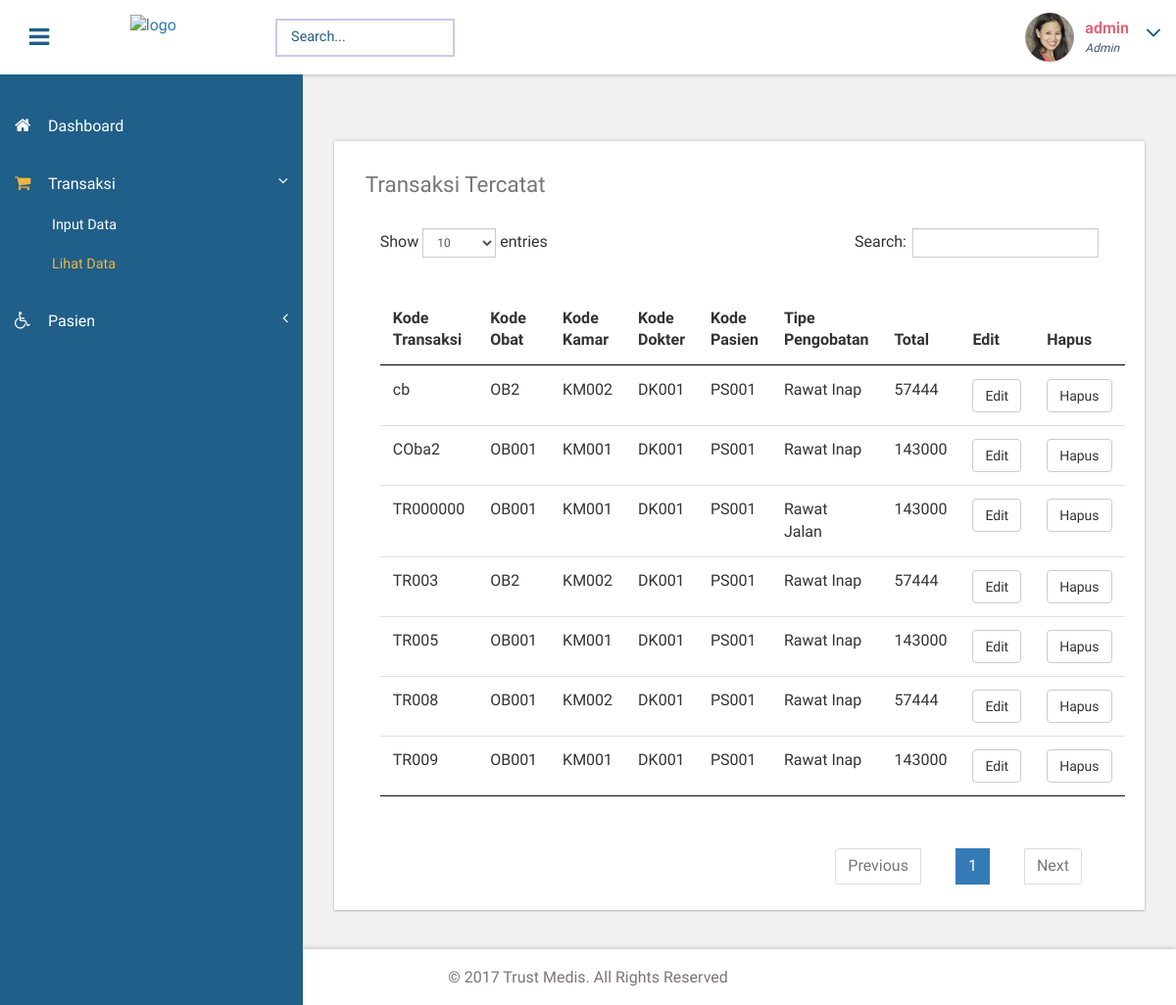
Screenshot of /view/admin/viewtransaksi.php (signed in) with the database file from the repository.
### tables this page shows
CREATE TABLE `transaksi` (
  `KODE_TRANSAKSI` varchar(10) NOT NULL,
  `KODE_OBAT` varchar(10) DEFAULT NULL,
  `KODE_KAMAR` varchar(10) DEFAULT NULL,
  `KODE_DOKTER` varchar(10) DEFAULT NULL,
  `KODE_PASIEN` varchar(10) DEFAULT NULL,
  `TIPE_PENGOBATAN` varchar(200) DEFAULT NULL,
  `TOTAL` int(11) DEFAULT NULL
);

### app/class_transaksi.php (called while the page is built, shortened)
<?php
class Transaksi
{
    private $db;
  function __construct()
  {
    $link = new Database();
    $newdb = $link->get_database();
    $this->db = $newdb;
  }
  public function tampil_transaksi(){
    try {
      $sql = $this->db->prepare("SELECT * FROM transaksi");
      return $sql;
    } catch (PDOException $e) {
      die("Gagal Mengambil Data Error : ".$e->getMessage());
      return false;
    }
  }
}
?>

### view/admin/viewtransaksi.php (the view, shortened to what this page needs)
<?php
include_once '../../app/class_transaksi.php';
 ?>
		<div id="page-wrapper">
			<div class="main-page">
				<div class="tables">
					<div class="bs-example widget-shadow" data-example-id="hoverable-table">
						<h4>Transaksi Tercatat</h4>
						<table id="table" class="table table-hover">
              <thead>
                <tr>
                  <th>Kode Transaksi</th>
                  <th>Kode Obat</th>
                  <th>Kode Kamar</th>
                  <th>Kode Dokter</th>
                  <th>Kode Pasien</th>
                  <th>Tipe Pengobatan</th>
                  <th>Total</th>
                  <th>Edit</th>
                  <th>Hapus</th>
                </tr>
              </thead>
              <tbody>
                <?php
                $transaksi = new Transaksi();
                $sql = $transaksi->tampil_transaksi();
                $sql->execute();
                if ($sql->rowCount()>0) {
                  while ($data = $sql->fetch(PDO::FETCH_OBJ)) {
                    echo "
                    <tr>
                      <td>$data->KODE_TRANSAKSI</td>
                      <td>$data->KODE_OBAT</td>
                      <td>$data->KODE_KAMAR</td>
                      <td>$data->KODE_DOKTER</td>
                      <td>$data->KODE_PASIEN</td>
                      <td>$data->TIPE_PENGOBATAN</td>
                      <td>$data->TOTAL</td>
                      <td><a href='edittransaksi.php?kode_transaksi=$data->KODE_TRANSAKSI' type='button' name='button' class='btn btn-default'>Edit</a></td>
                      <td><a href='viewtransaksi.php?hapus=$data->KODE_TRANSAKSI' type='button' name='button' class='btn btn-default'>Hapus</a></td>
                    </tr>
                    ";
                  }
                }else {
                  echo "<tr><td>Data Transaksi Masih Kosong</td></tr>";
                }
                ?>
              </tbody>
            </table>
					</div>
				</div>
			</div>
		</div>

### view/admin/css/custom.css (style rules this page uses)
#page-wrapper { padding:7em 2em 2.5em; background-color: #F1F1F1; }
.sidebar .arrow { float: right; }
.sidebar .fa.arrow:before { content: "\f104"; }
.sidebar .active>a>.fa.arrow:before { content: "\f107"; }
.sidebar .nav-second-level li, .sidebar .nav-third-level li { border-bottom: 0!important; margin-bottom: 0; }
.sidebar .nav-second-level li a { padding-left: 53px; font-size: .9em; }

### rows the page displays
transaksi: KODE_TRANSAKSI "cb", KODE_OBAT "OB2", KODE_KAMAR "KM002", KODE_DOKTER "DK001", KODE_PASIEN "PS001", TIPE_PENGOBATAN "Rawat Inap", TOTAL "57444"
transaksi: KODE_TRANSAKSI "COba2", KODE_OBAT "OB001", KODE_KAMAR "KM001", KODE_DOKTER "DK001", KODE_PASIEN "PS001", TIPE_PENGOBATAN "Rawat Inap", TOTAL "143000"
transaksi: KODE_TRANSAKSI "TR000000", KODE_OBAT "OB001", KODE_KAMAR "KM001", KODE_DOKTER "DK001", KODE_PASIEN "PS001", TIPE_PENGOBATAN "Rawat Jalan", TOTAL "143000"
transaksi: KODE_TRANSAKSI "TR003", KODE_OBAT "OB2", KODE_KAMAR "KM002", KODE_DOKTER "DK001", KODE_PASIEN "PS001", TIPE_PENGOBATAN "Rawat Inap", TOTAL "57444"
transaksi: KODE_TRANSAKSI "TR005", KODE_OBAT "OB001", KODE_KAMAR "KM001", KODE_DOKTER "DK001", KODE_PASIEN "PS001", TIPE_PENGOBATAN "Rawat Inap", TOTAL "143000"
transaksi: KODE_TRANSAKSI "TR008", KODE_OBAT "OB001", KODE_KAMAR "KM002", KODE_DOKTER "DK001", KODE_PASIEN "PS001", TIPE_PENGOBATAN "Rawat Inap", TOTAL "57444"
transaksi: KODE_TRANSAKSI "TR009", KODE_OBAT "OB001", KODE_KAMAR "KM001", KODE_DOKTER "DK001", KODE_PASIEN "PS001", TIPE_PENGOBATAN "Rawat Inap", TOTAL "143000"
